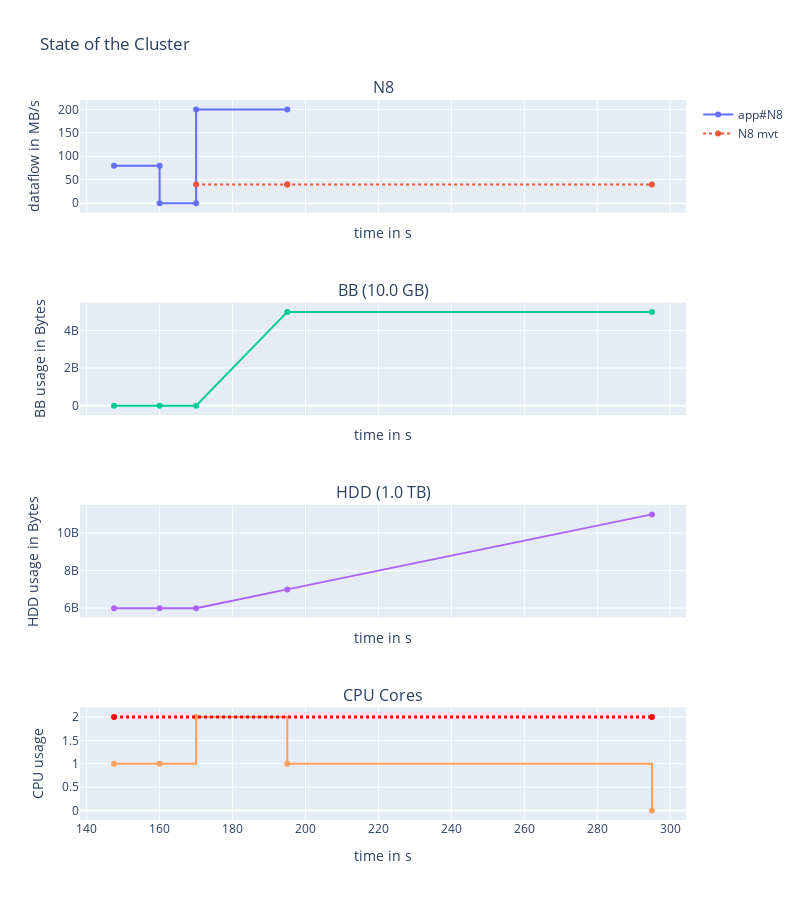

The notebook cell saved with this chart:
### Code cell
# logger
# sim env an data
data = simpy.Store(env)
logger.remove()
# Simple app: read 1GB -> compute 10s -> write 5GB
compute = [0,  10]
read = [1e9, 0]
write = [0, 5e9]
placement = [0, 0]
use_bb = [False, True]
app = Application(env, compute=compute, read=read, write=write, data=data)
env.process(app.run(cluster, placement=placement, use_bb=use_bb))
env.run()
print(f"application duration = {app.get_fitness()}")
fig = display_run(data, cluster, width=800, height=900)
fig.show()

### Figure 1 — Plotly figure (JSON) as saved in the notebook; plotly's stock layout.template omitted (floating-point values rounded to 4 significant figures)
{"data": [{"line": {"shape": "linear"}, "name": "app#N8", "text": ["READ|to/from:HDD|volume=1.0 GB", "READ|to/from:HDD|volume=1.0 GB", "COMPUTE|volume=0B", "COMPUTE|volume=0B", "WRITE|to/from:BB|volume=5.0 GB", "WRITE|to/from:BB|volume=5.0 GB"], "textposition": "top center", "type": "scatter", "x": [147.5, 160, 160, 170, 170, 195], "xaxis": "x", "y": [80, 80, 0, 0, 200, 200], "yaxis": "y"}, {"line": {"dash": "dot", "shape": "linear"}, "name": "N8 mvt", "text": ["MOVEMENT|in:HDD|from:BB|volume=1.0 GB", "MOVEMENT|in:HDD|volume=1.0 GB", "MOVEMENT|in:HDD|from:BB|volume=4.0 GB", "MOVEMENT|in:HDD|volume=4.0 GB"], "textposition": "top center", "type": "scatter", "x": [170, 195, 195, 295], "xaxis": "x", "y": [40, 40, 40, 40], "yaxis": "y"}, {"line": {"shape": "linear"}, "name": "BB", "showlegend": false, "text": ["N8|Read|HDD | +volume=1.0 GB", "N8|Compute | +volume=0B", "N8|Write|BB | +volume=5.0 GB", "N8|Movement|HDD | +volume=1.0 GB", "N8|Movement|HDD | +volume=4.0 GB"], "textposition": "top center", "type": "scatter", "x": [147.5, 160, 170, 195, 295], "xaxis": "x2", "y": [0, 0, 0, 5000000000, 5000000000], "yaxis": "y2"}, {"line": {"shape": "linear"}, "name": "HDD", "showlegend": false, "text": ["N8|Read|HDD | +volume=1.0 GB", "N8|Compute | +volume=0B", "N8|Write|BB | +volume=5.0 GB", "N8|Movement|HDD | +volume=1.0 GB", "N8|Movement|HDD | +volume=4.0 GB"], "textposition": "top center", "type": "scatter", "x": [147.5, 160, 170, 195, 295], "xaxis": "x3", "y": [6000000000, 6000000000, 6000000000, 7000000000, 11000000000], "yaxis": "y3"}, {"line": {"shape": "hv"}, "showlegend": false, "type": "scatter", "x": [147.5, 160, 170, 195, 295], "xaxis": "x4", "y": [1, 1, 2, 1, 0], "yaxis": "y4"}, {"line": {"color": "red", "dash": "dot", "shape": "hv", "width": 3}, "showlegend": false, "text": ["Maximum available cores in cluster=2", "Maximum available cores in cluster=2"], "type": "scatter", "x": [147.5, 295], "xaxis": "x4", "y": [2, 2], "yaxis": "y4"}], "layout": {"annotations": [{"font": {"size": 16}, "showarrow": false, "text": "N8", "x": 0.5, "xanchor": "center", "xref": "paper", "y": 1, "yanchor": "bottom", "yref": "paper"}, {"font": {"size": 16}, "showarrow": false, "text": "BB (10.0 GB)", "x": 0.5, "xanchor": "center", "xref": "paper", "y": 0.7188, "yanchor": "bottom", "yref": "paper"}, {"font": {"size": 16}, "showarrow": false, "text": "HDD (1.0 TB)", "x": 0.5, "xanchor": "center", "xref": "paper", "y": 0.4375, "yanchor": "bottom", "yref": "paper"}, {"font": {"size": 16}, "showarrow": false, "text": "CPU Cores", "x": 0.5, "xanchor": "center", "xref": "paper", "y": 0.1562, "yanchor": "bottom", "yref": "paper"}], "height": 900, "title": {"text": "State of the Cluster"}, "width": 800, "xaxis": {"anchor": "y", "domain": [0, 1], "matches": "x4", "showticklabels": false, "title": {"text": "time in s"}}, "xaxis2": {"anchor": "y2", "domain": [0, 1], "matches": "x4", "showticklabels": false, "title": {"text": "time in s"}}, "xaxis3": {"anchor": "y3", "domain": [0, 1], "matches": "x4", "showticklabels": false, "title": {"text": "time in s"}}, "xaxis4": {"anchor": "y4", "domain": [0, 1], "title": {"text": "time in s"}}, "yaxis": {"anchor": "x", "domain": [0.8438, 1], "title": {"text": "dataflow in MB/s"}}, "yaxis2": {"anchor": "x2", "domain": [0.5625, 0.7188], "title": {"text": "BB usage in Bytes"}}, "yaxis3": {"anchor": "x3", "domain": [0.2812, 0.4375], "title": {"text": "HDD usage in Bytes"}}, "yaxis4": {"anchor": "x4", "domain": [0, 0.1562], "title": {"text": "CPU usage"}}}}
